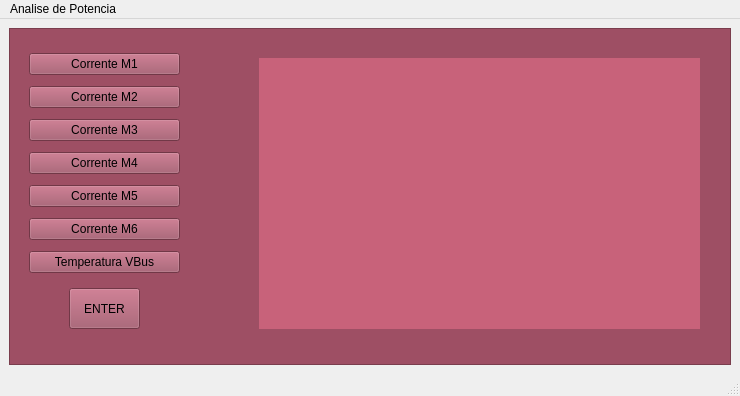
<?xml version="1.0" encoding="UTF-8"?>
<ui version="4.0">
 <class>AnalisePot</class>
 <widget class="QMainWindow" name="AnalisePot">
  <property name="geometry">
   <rect>
    <x>0</x>
    <y>0</y>
    <width>740</width>
    <height>396</height>
   </rect>
  </property>
  <property name="windowTitle">
   <string>AnalisePot</string>
  </property>
  <widget class="QWidget" name="centralwidget">
   <layout class="QGridLayout" name="gridLayout">
    <item row="0" column="0">
     <widget class="QFrame" name="frame">
      <property name="styleSheet">
       <string notr="true">background-color: rgb(158, 79, 100);
</string>
      </property>
      <property name="frameShape">
       <enum>QFrame::StyledPanel</enum>
      </property>
      <property name="frameShadow">
       <enum>QFrame::Raised</enum>
      </property>
      <widget class="QCustomPlot" name="customplot" native="true">
       <property name="geometry">
        <rect>
         <x>250</x>
         <y>30</y>
         <width>441</width>
         <height>271</height>
        </rect>
       </property>
       <property name="styleSheet">
        <string notr="true">background-color: rgb(200, 98, 122);</string>
       </property>
      </widget>
      <widget class="QPushButton" name="ENTER">
       <property name="geometry">
        <rect>
         <x>60</x>
         <y>260</y>
         <width>71</width>
         <height>41</height>
        </rect>
       </property>
       <property name="text">
        <string>ENTER</string>
       </property>
      </widget>
      <widget class="QWidget" name="">
       <property name="geometry">
        <rect>
         <x>20</x>
         <y>20</y>
         <width>151</width>
         <height>236</height>
        </rect>
       </property>
       <layout class="QVBoxLayout" name="verticalLayout">
        <item>
         <widget class="QPushButton" name="M1">
          <property name="text">
           <string>Corrente M1</string>
          </property>
         </widget>
        </item>
        <item>
         <widget class="QPushButton" name="M2">
          <property name="text">
           <string>Corrente M2</string>
          </property>
         </widget>
        </item>
        <item>
         <widget class="QPushButton" name="M3">
          <property name="text">
           <string>Corrente M3</string>
          </property>
         </widget>
        </item>
        <item>
         <widget class="QPushButton" name="M4">
          <property name="text">
           <string>Corrente M4</string>
          </property>
         </widget>
        </item>
        <item>
         <widget class="QPushButton" name="M5">
          <property name="text">
           <string>Corrente M5</string>
          </property>
         </widget>
        </item>
        <item>
         <widget class="QPushButton" name="M6">
          <property name="text">
           <string>Corrente M6</string>
          </property>
         </widget>
        </item>
        <item>
         <widget class="QPushButton" name="TEMP">
          <property name="text">
           <string>Temperatura VBus</string>
          </property>
         </widget>
        </item>
       </layout>
      </widget>
     </widget>
    </item>
   </layout>
  </widget>
  <widget class="QMenuBar" name="menubar">
   <property name="geometry">
    <rect>
     <x>0</x>
     <y>0</y>
     <width>740</width>
     <height>21</height>
    </rect>
   </property>
   <widget class="QMenu" name="menuAnalise_de_Potencia">
    <property name="title">
     <string>Analise de Potencia</string>
    </property>
   </widget>
   <addaction name="menuAnalise_de_Potencia"/>
  </widget>
  <widget class="QStatusBar" name="statusbar"/>
 </widget>
 <customwidgets>
  <customwidget>
   <class>QCustomPlot</class>
   <extends>QWidget</extends>
   <header location="global">qcustomplot.h</header>
   <container>1</container>
  </customwidget>
 </customwidgets>
 <resources/>
 <connections/>
</ui>
